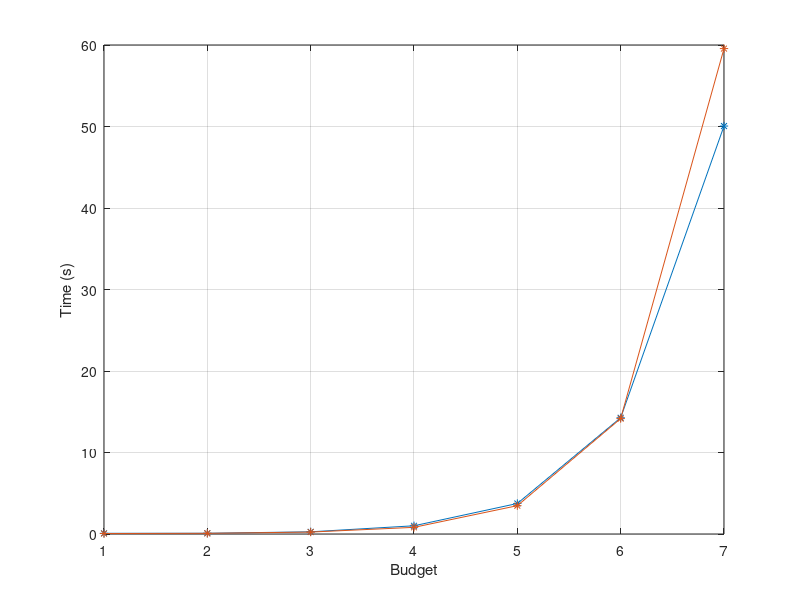

The MATLAB script that drew this image:
clear all;
close all;
clc;

data = [ 0.086	0.057; ...
0.091	0.083; ...
0.269	0.238; ...
1.009	0.817; ...
3.744	3.476; ...
14.264	14.163; ...
50.056	59.560];

plot(data,'-*');
xlabel('Budget');
ylabel('Time (s)');
grid on;

